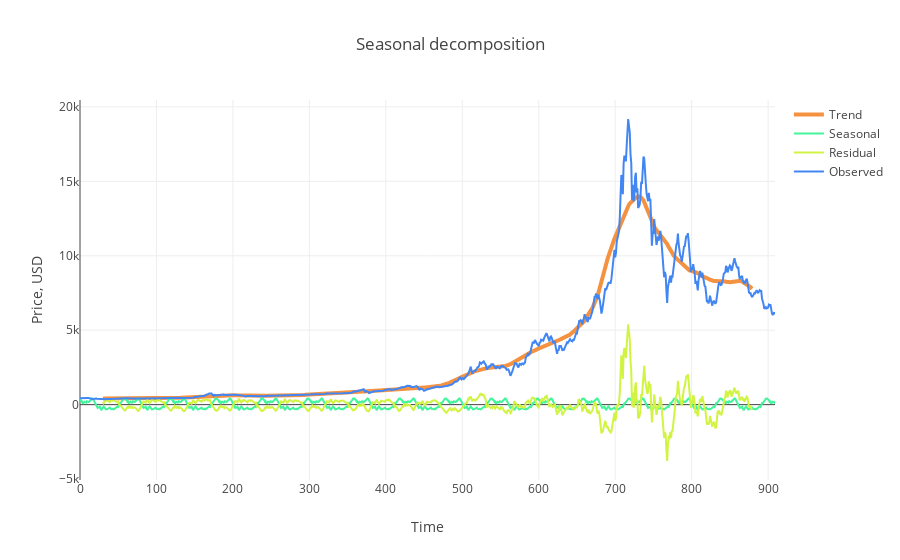

Source (notebook cell):
### Markdown cell above
In the next couple of cells, we perform a seasonal decomposition of the data to estimate its trend and seasonality. You can see the actual price movements on the plot below (“observed”) as well as the trend and seasonality in our data.

### Code cell
s = sm.tsa.seasonal_decompose(working_data.Weighted_Price.values, freq=60)

trace1 = go.Scatter(x = np.arange(0, len(s.trend), 1),y = s.trend,mode = 'lines',name = 'Trend',
    line = dict(color = ('rgb(244, 146, 65)'), width = 4))
trace2 = go.Scatter(x = np.arange(0, len(s.seasonal), 1),y = s.seasonal,mode = 'lines',name = 'Seasonal',
    line = dict(color = ('rgb(66, 244, 155)'), width = 2))

trace3 = go.Scatter(x = np.arange(0, len(s.resid), 1),y = s.resid,mode = 'lines',name = 'Residual',
    line = dict(color = ('rgb(209, 244, 66)'), width = 2))

trace4 = go.Scatter(x = np.arange(0, len(s.observed), 1),y = s.observed,mode = 'lines',name = 'Observed',
    line = dict(color = ('rgb(66, 134, 244)'), width = 2))

data = [trace1, trace2, trace3, trace4]
layout = dict(title = 'Seasonal decomposition', xaxis = dict(title = 'Time'), yaxis = dict(title = 'Price, USD'))
fig = dict(data=data, layout=layout)
py.iplot(fig, filename='seasonal_decomposition')

### Figure 1 — Plotly figure (JSON) as saved in the notebook; plotly's stock layout.template omitted (floating-point values rounded to 4 significant figures; data arrays with more than 128 entries replaced by an {"elided": "..."} marker saying what was removed)
{"data": [{"line": {"color": "rgb(244, 146, 65)", "width": 4}, "mode": "lines", "name": "Trend", "type": "scatter", "uid": "9d360352-e697-11e8-ab84-acbc3299c38d", "x": {"elided": "910 int values"}, "y": {"elided": "910 float values"}}, {"line": {"color": "rgb(66, 244, 155)", "width": 2}, "mode": "lines", "name": "Seasonal", "type": "scatter", "uid": "9d361dba-e697-11e8-89be-acbc3299c38d", "x": {"elided": "910 int values"}, "y": {"elided": "910 float values"}}, {"line": {"color": "rgb(209, 244, 66)", "width": 2}, "mode": "lines", "name": "Residual", "type": "scatter", "uid": "9d361e8c-e697-11e8-8358-acbc3299c38d", "x": {"elided": "910 int values"}, "y": {"elided": "910 float values"}}, {"line": {"color": "rgb(66, 134, 244)", "width": 2}, "mode": "lines", "name": "Observed", "type": "scatter", "uid": "9d361f22-e697-11e8-9e43-acbc3299c38d", "x": {"elided": "910 int values"}, "y": {"elided": "910 float values"}}], "layout": {"title": "Seasonal decomposition", "xaxis": {"title": "Time"}, "yaxis": {"title": "Price, USD"}}}
